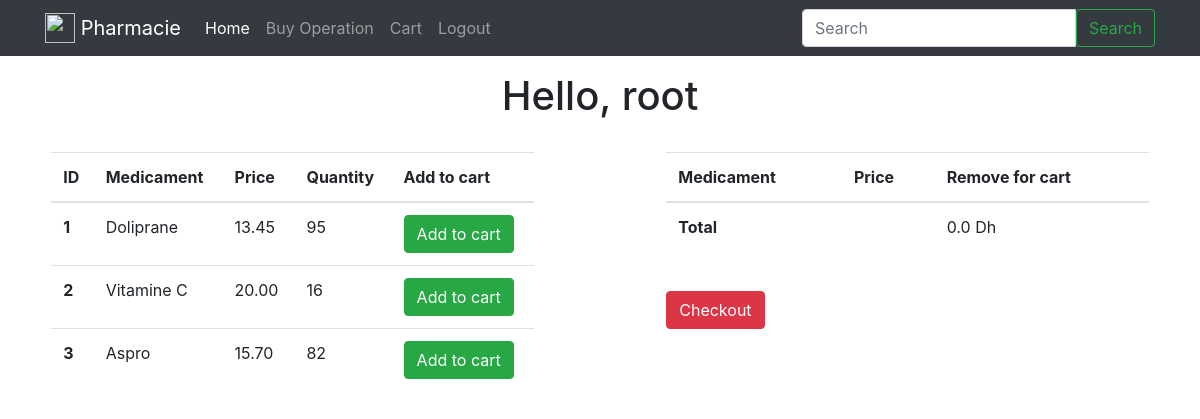
The app's page / (signed in), older data.
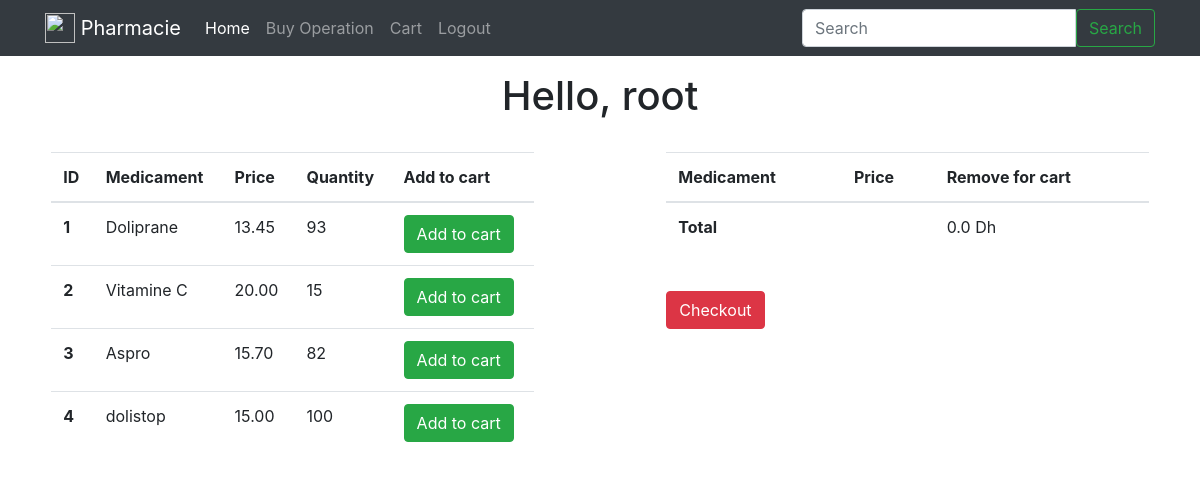
The same page, newer data.
### Medicament/models.py (models this page shows, shortened)
class Medicament(models.Model):
	title 		= models.CharField(max_length=120)
	price 		= models.DecimalField(decimal_places=2, max_digits=20, null=False)
	quantity 	= models.PositiveIntegerField()
	objects = CustomManager()

### ph/views.py (the view)
# urls.py: url(r'^$', home_page, name='home'),
def home_page(request):
	queryset = Medicament.objects.all()
	cart_obj, new_obj = Cart.objects.new_or_get(request)
	content = {
		"title":"Pharmacie Home page",
		"cart":cart_obj
	}
	if request.user.is_authenticated():
		content["medicament_list"]= queryset
		content["username"]= request.user
	if request.method == 'POST':
		qs = request.POST.get('q')
		queryset = Medicament.objects.filter(title__contains = qs )
		content["medicament_list"]= queryset
	return render(request, "home_page.html",content)

### Medicament/models.py (called while the page is built)
	def get_queryset(self):
		super_query = super(models.Manager,self).get_queryset()
		return super_query

### cart/models.py (called while the page is built)
def pre_save_cart_receiver(sender, instance, *args, **kwargs):
    if instance.subtotal > 0:
        instance.total = Decimal(instance.subtotal) * Decimal(1.08) # 8% tax
    else:
        instance.total = 0.00

    def new_or_get(self, request):
        cart_id = request.session.get("cart_id", None)
        qs = self.get_queryset().filter(id=cart_id)
        if qs.count() == 1:
            new_obj = False
            cart_obj = qs.first()
            if request.user.is_authenticated() and cart_obj.user is None:
                cart_obj.user = request.user
                cart_obj.save()
        else:
            cart_obj = Cart.objects.new(user=request.user)
            new_obj = True
            request.session['cart_id'] = cart_obj.id
        return cart_obj, new_obj

    def new(self, user=None):
        user_obj = None
        if user is not None:
            if user.is_authenticated():
                user_obj = user
        return self.model.objects.create(user=user_obj)

### templates/home_page.html (shortened to what this page needs)
{% extends "base.html" %}
{% load static %}
{% block content %}
	<div class='text-center'>
					<h1>Hello, {{ username }}</h1>
	</div>
				{% if request.user.is_authenticated %}
							<div class="row ">
										<div class='col-md-5 col-1 mx-auto'>
											<form action="update/" method="post"> {% csrf_token %}
										<table class="table">
																<thead>
																					<tr>
																						<th scope="col">ID</th>
																						<th scope="col">Medicament</th>
																						<th scope="col">Price</th>
																						<th scope="col">Quantity</th>
																						<th scope="col">Add to cart</th>
																					</tr>
																</thead>
																<tbody>
																					{% for obj in medicament_list %}
																						<tr>
																							<th scope="row">{{ obj.id }}</th>
																							<td>{{ obj.title }}</td>
																							<td>{{ obj.price }}</td>
																							<td>{{ obj.quantity }}</td>
																							{% if obj in cart.Medicaments.all %}
																							<td><button type="submit" class="btn btn-primary">In cart</button></td>
																							{% else %}
																							<td><button name="selected_Med_button" value="{{ obj.id }}" type="submit" class="btn btn-success">Add to cart</button></td>
																							{% endif %}
																						</tr>
																					{% endfor %}
																</tbody>
										</table>
									</form>
										</div>
										<div class='col-md-5 col-1 mx-auto'>
											<form action="update/" method="post"> {% csrf_token %}
										<table class="table">
																<thead>
																					<tr>
																						<th scope="col">Medicament</th>
																						<th scope="col">Price</th>
																						<th scope="col">Remove for cart</th>
																					</tr>
																</thead>
																<tbody>
																						<tr>
																				      <th colspan="2" scope="row">Total</th>
																				      <td>{{ cart.total }} Dh</td>
																				    </tr>
																</tbody>
										</table>
									</form>
									<br>
									<form action="checkout/" method="post"> {% csrf_token %}
										<button name="checkout_button" value="{{cart.id}}" type="submit" class="btn btn-danger">Checkout</button>
									</form>
										</div>
								</div>
					 {% endif %}
{% endblock %}

Row changes from the older to the newer data that the page shows:
changed Medicament "Doliprane": quantity "95" → "93"
changed Medicament "Vitamine C": quantity "16" → "15"
added Medicament: id "4", title "dolistop", price "15.00", quantity "100"
